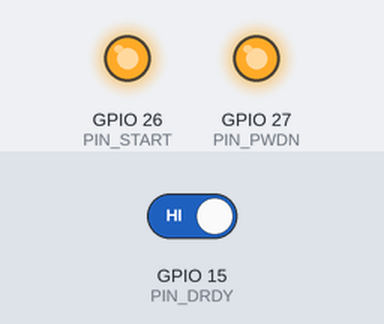
Simulated run of this sketch. Board: ESP32. Parts: output pins drawn as LEDs (lit = HIGH). The test bench sets the inputs (shaded band); at power-on: GPIO 15 (PIN_DRDY) HIGH. Pins used as bus, display or sensor lines are not drawn; what the sketch prints to the serial monitor is not drawn.

Above: at 1.1 s.
1.2 s: GPIO 15 (PIN_DRDY) driven LOW
Timing chart, 0 to 4.2 s (numbered marks = the images above; inputs shaded):
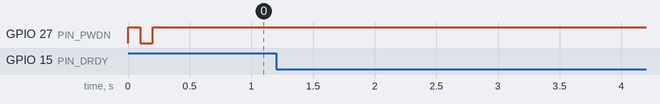

The sketch:

ADS1292R_Code_SPI.ino
```cpp
#include <SPI.h>     // Librería para comunicación SPI (usada para hablar con el ADS1292R)

// -------- Definición de pines del ESP32 --------
#define PIN_CS    5     // Chip Select del ADS1292R
#define PIN_DRDY  15    // Data Ready → indica cuando hay nueva muestra disponible
#define PIN_START 26    // Pin START → inicia conversiones ADC
#define PIN_PWDN  27    // Pin Power Down → reinicio y control de energía

// Función para activar comunicación SPI (CS en bajo)
void csLow()  { digitalWrite(PIN_CS, LOW); }

// Función para desactivar comunicación SPI (CS en alto)
void csHigh() { digitalWrite(PIN_CS, HIGH); }


// -------- Función para enviar comandos al ADS1292R --------
void sendCommand(byte cmd) {
  csLow();                 // Activa comunicación SPI
  SPI.transfer(cmd);       // Envía comando al ADS1292R
  csHigh();                // Termina comunicación
}

// -------- Función para escribir registros internos del ADS1292R --------
void writeRegister(byte reg, byte value) {
  csLow();
  SPI.transfer(0x40 | reg);    // Comando WREG + dirección del registro
  SPI.transfer(0x00);          // Indica que se escribirá solo un registro
  SPI.transfer(value);         // Valor que se quiere escribir
  csHigh();
}

// Variable global que guardará el offset de la señal
// Sirve para centrar la señal EMG en cero
long offset = 0;

// ===================== SETUP =====================
void setup() {

  Serial.begin(115200);    // Inicializa comunicación serial con la PC

  // Inicializa bus SPI
  // Orden: SCLK, MISO, MOSI, CS
  SPI.begin(18, 19, 23, 5);

  // Configuración de pines
  pinMode(PIN_CS, OUTPUT);
  digitalWrite(PIN_CS, HIGH);   // CS comienza desactivado

  pinMode(PIN_DRDY, INPUT);     // DRDY es entrada (señal del ADS1292R)

  pinMode(PIN_START, OUTPUT);
  digitalWrite(PIN_START, HIGH); // Mantiene activo el inicio de conversión

  pinMode(PIN_PWDN, OUTPUT);
  digitalWrite(PIN_PWDN, HIGH);  // Mantiene encendido el ADS1292R

  // -------- Reinicio del ADS1292R --------
  delay(100);                    // Espera estabilidad
  digitalWrite(PIN_PWDN, LOW);   // Apaga momentáneamente
  delay(100);
  digitalWrite(PIN_PWDN, HIGH);  // Vuelve a encender
  delay(100);

  sendCommand(0x11);   // SDATAC → Detiene modo lectura continua
  delay(10);

  // -------- Configuración de registros del ADS1292R --------

  writeRegister(0x01, 0x03); // CONFIG1 → Frecuencia de muestreo = 1000 SPS
  writeRegister(0x02, 0xE0); // CONFIG2 → Buffer interno activado
  writeRegister(0x03, 0x0C); // CH1SET → Canal 1 activo, ganancia = 12
  writeRegister(0x04, 0x81); // CH2SET → Canal 2 apagado
  writeRegister(0x0D, 0x20); // RESP1 → Config respiración (no afecta EMG)
  writeRegister(0x0E, 0x00); // RESP2

  sendCommand(0x10); // START → Inicia conversiones ADC
  delay(10);

  sendCommand(0x01); // RDATAC → Activa lectura continua de datos

  Serial.println("Adquiriendo EMG real ±5 mV...");

  // -------- Cálculo del offset inicial --------
  // Se toman 100 muestras para calcular promedio
  long suma = 0;

  for(int i=0; i<100; i++){

    // Espera hasta que el ADS1292R indique nueva muestra
    while(digitalRead(PIN_DRDY) != LOW);

    csLow();

    byte datos[9];    // Buffer para guardar los 9 bytes del ADS1292R

    // Lee los 9 bytes del ADC
    for (int j = 0; j < 9; j++)
      datos[j] = SPI.transfer(0x00);

    csHigh();

    // Reconstruye valor de 24 bits del canal 1
    long raw = ((long)datos[3] << 16) |
               ((long)datos[4] << 8)  |
                datos[5];

    // Ajusta signo del número (24 bits a 32 bits)
    if (raw & 0x800000)
      raw |= 0xFF000000;

    suma += raw;   // Acumula muestras
  }

  offset = suma / 100; // Promedio = offset inicial
}

// ===================== LOOP =====================
void loop() {

  // Verifica si hay nueva muestra disponible
  if (digitalRead(PIN_DRDY) == LOW) {

    csLow();

    byte datos[9];

    // Lectura de los 9 bytes provenientes del ADS1292R
    for (int i = 0; i < 9; i++)
      datos[i] = SPI.transfer(0x00);

    csHigh();

    // Reconstrucción del canal 1 (24 bits)
    long raw_ch1 = ((long)datos[3] << 16) |
                   ((long)datos[4] << 8)  |
                    datos[5];

    // Ajuste de signo
    if (raw_ch1 & 0x800000)
      raw_ch1 |= 0xFF000000;

    // -------- Eliminación del offset --------
    raw_ch1 -= offset;

    // -------- Conversión digital a voltaje --------
    // 2.4 V es la referencia del ADS1292R
    float voltage_mV =
        (raw_ch1 * 2.4f / 8388607.0f) * 1000.0f;

    // -------- Escalamiento para EMG superficial --------
    voltage_mV *= 0.002;  // Ajusta rango aproximado ±5 mV

    // -------- Envío al Serial Plotter --------
    Serial.println(voltage_mV, 3);  // 3 decimales
  }
}
```
